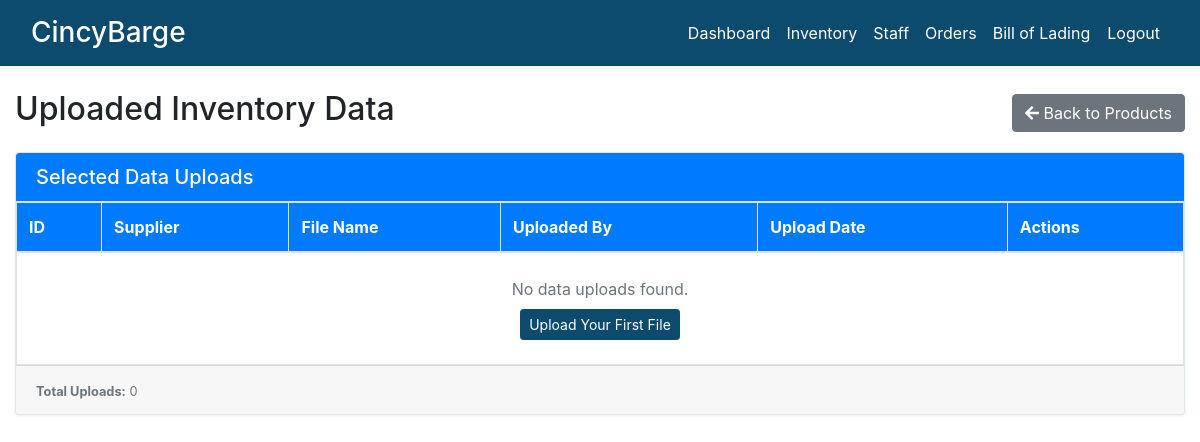
/raw-data/ (signed in), run on an earlier commit of the app's database.
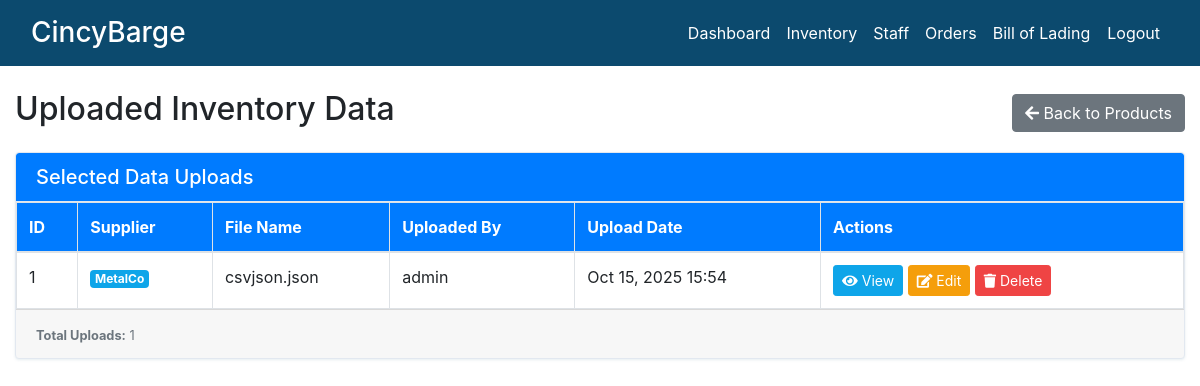
And on a later commit of the database.
### dashboard/models.py (models this page shows, shortened)
class RawProductData(models.Model):
    supplier = models.ForeignKey(
        Supplier, on_delete=models.CASCADE, related_name="raw_data"
    )
    data = models.JSONField(help_text="Unstructured product data stored as JSON")
    uploaded_at = models.DateTimeField(auto_now_add=True)
    uploaded_by = models.ForeignKey(
        User, on_delete=models.SET_NULL, null=True, blank=True
    )
    file_name = models.CharField(max_length=255, blank=True)
    class Meta:
        verbose_name_plural = "Raw Product Data"
        ordering = ["-uploaded_at"]

class Supplier(models.Model):
    name = models.CharField(max_length=100)

### dashboard/views.py (the view)
# urls.py: path("raw-data/", views.raw_data_view, name="raw-data-view"),
@login_required
def raw_data_view(request):
    raw_data_entries = RawProductData.objects.select_related(
        "supplier", "uploaded_by"
    ).all()
    context = {
        "raw_data_entries": raw_data_entries,
    }
    return render(request, "dashboard/raw_data.html", context)

### templates/dashboard/raw_data.html (shortened to what this page needs)
{% extends 'partials/base.html' %}
{% block content %}
{% include 'partials/topnav.html'%}
<div class="container-fluid">
    <div class="row my-4">
        <div class="col-12">
            <div class="d-flex justify-content-between align-items-center mb-3">
                <h2>Uploaded Inventory Data</h2>
                <a href="{% url 'dashboard-product' %}" class="btn btn-secondary">
                    <i class="fas fa-arrow-left"></i> Back to Products
                </a>
            </div>
            <div class="card">
                <div class="card-header bg-primary text-white">
                    <h5 class="mb-0">Selected Data Uploads</h5>
                </div>
                <div class="card-body p-0">
                    <div class="table-responsive">
                        <table class="table table-bordered table-hover bg-white mb-0">
                            <thead class="bg-primary text-white">
                                <tr>
                                    <th scope="col">ID</th>
                                    <th scope="col">Supplier</th>
                                    <th scope="col">File Name</th>
                                    <th scope="col">Uploaded By</th>
                                    <th scope="col">Upload Date</th>
                                    <th scope="col">Actions</th>
                                </tr>
                            </thead>
                            <tbody>
                                {% for entry in raw_data_entries %}
                                <tr>
                                    <td>{{ entry.id }}</td>
                                    <td>
                                        <span class="badge badge-info">{{ entry.supplier.name }}</span>
                                    </td>
                                    <td>{{ entry.file_name }}</td>
                                    <td>
                                        {% if entry.uploaded_by %}
                                            {{ entry.uploaded_by.username }}
                                        {% else %}
                                            <span class="text-muted">N/A</span>
                                        {% endif %}
                                    </td>
                                    <td>{{ entry.uploaded_at|date:"M d, Y H:i" }}</td>
                                    <td>
                                        <a href="{% url 'raw-data-detail' entry.id %}" class="btn btn-sm btn-info" title="View Details">
                                            <i class="fas fa-eye"></i> View
                                        </a>
                                        <a href="{% url 'raw-data-edit' entry.id %}" class="btn btn-sm btn-warning" title="Edit Data">
                                            <i class="fas fa-edit"></i> Edit
                                        </a>
                                        <button type="button"
                                                class="btn btn-sm btn-danger"
                                                data-toggle="modal"
                                                data-target="#deleteModal{{ entry.id }}"
                                                title="Delete">
                                            <i class="fas fa-trash"></i> Delete
                                        </button>
                                    </td>
                                </tr>
                                {% empty %}
                                <tr>
                                    <td colspan="6" class="text-center py-4">
                                        <p class="text-muted mb-0">No data uploads found.</p>
                                        <a href="{% url 'dashboard-product' %}" class="btn btn-sm btn-primary mt-2">
                                            Upload Your First File
                                        </a>
                                    </td>
                                </tr>
                                {% endfor %}
                            </tbody>
                        </table>
                    </div>
                </div>
                <div class="card-footer">
                    <small class="text-muted">
                        <strong>Total Uploads:</strong> {{ raw_data_entries|length }}
                    </small>
                </div>
            </div>
        </div>
    </div>
</div>
{% endblock %}

### templates/partials/base.html (shortened to what this page needs)
{% load static %}
<!doctype html>
<html lang="en">
<head>
    <link rel="stylesheet" href="https://cdn.jsdelivr.net/npm/bootstrap@4.6.0/dist/css/bootstrap.min.css"
>
    <link rel="stylesheet" href="https://use.fontawesome.com/releases/v5.15.2/css/all.css"
>
    <link rel="stylesheet" href="{% static '/style.css' %}">
</head>
<body>
    {% include 'partials/nav.html' %}
    {% block content %}
    {% endblock %}
</body>
</html>

### templates/partials/nav.html (shortened to what this page needs)
<nav class="navbar navbar-expand-lg navbar-info bg-info">
    <div class="container-fluid">
        <span class="navbar-text text-white fw-bold ps-3 h3 d-flex align-items-center mb-0">
            CincyBarge
        </span>
        <div class="collapse navbar-collapse justify-content-end" id="navbarSupportedContent">
            <ul class="navbar-nav align-items-center">
                <li class="nav-item">
                    <a class="nav-link text-white" href="{% url 'dashboard-index' %}">Dashboard</a>
                </li>
                <li class="nav-item">
                    <a class="nav-link text-white" href="{% url 'dashboard-product' %}">Inventory</a>
                </li>
                <li class="nav-item">
                    <a class="nav-link text-white" href="{% url 'dashboard-staff' %}">Staff</a>
                </li>
                <li class="nav-item">
                    <a class="nav-link text-white" href="{% url 'dashboard-order' %}">Orders</a>
                </li>
                <li class="nav-item">
                    <a class="nav-link text-white" href="{% url 'dashboard-bol' %}">Bill of Lading</a>
                </li>
                {% if user.is_authenticated %}
                    <li class="nav-item">
                        <form method="POST" action="{% url 'user-logout' %}">
                            <button type="submit" class="btn btn-link nav-link text-white" style="text-decoration: none;">
                                Logout
                            </button>
                        </form>
                    </li>
                {% endif %}
            </ul>
        </div>
    </div>
</nav>

### templates/partials/topnav.html (shortened to what this page needs)
<!DOCTYPE html>
<html lang="en">
<head>
    <link rel="stylesheet" href="https://stackpath.bootstrapcdn.com/bootstrap/4.5.2/css/bootstrap.min.css" />
    <link rel="stylesheet" href="https://cdnjs.cloudflare.com/ajax/libs/font-awesome/5.15.4/css/all.min.css" />
</head>
<body>
<div class="container-fluid">
    <div class="row">
</body>
</html>

### static/style.css (style rules this page uses)
:root { --color-primary: #0C4A6E; --color-secondary: #0EA5E9; --color-accent: #38BDF8; --color-background: #F0F9FF; --color-surface: #FFFFFF; --color-text-primary: #0F172A; --color-text-secondary: #475569; --color-success: #22C55E; --color-warning: #F59E0B; --color-error: #EF4444; --color-primary-hover: #083344; --color-secondary-hover: #0284c7; }
body { background: #F0F9FF; color: #0F172A; }
.bg-info, .navbar.bg-info, .navbar-info.bg-info, .card-header.bg-info, .badge.bg-info, .alert.alert-info { background-color: #0EA5E9 !important; }
.badge-info, .badge.bg-info, .badge.badge-info { background-color: #0EA5E9 !important; color: #FFFFFF !important; }
.bg-primary { background-color: #0C4A6E !important; }
.card { border-color: #E2E8F0 !important; box-shadow: 0 1px 3px rgba(12, 74, 110, 0.1) !important; }
.card-header { background-color: #FFFFFF !important; border-bottom-color: #E2E8F0 !important; color: #0F172A !important; }
a { color: #0EA5E9 !important; text-decoration: none; }
a.btn { color: #FFFFFF !important; }
.btn-info, a.btn-info { background-color: #0EA5E9 !important; border-color: #0EA5E9 !important; color: #FFFFFF !important; }
.btn-danger, a.btn-danger { background-color: #EF4444 !important; border-color: #EF4444 !important; color: #FFFFFF !important; }
.btn-warning, a.btn-warning { background-color: #F59E0B !important; border-color: #F59E0B !important; color: #FFFFFF !important; }
.navbar, .navbar.bg-info, .navbar-info { background-color: #0C4A6E !important; }
.navbar.navbar-info { background-color: #0C4A6E !important; }
.nav-link { color: #FFFFFF !important; }

### templates/partials/topnav.html (style rules this page uses)
body { overflow-x: hidden; }
.card { word-wrap: break-word; overflow-x: auto; }

What changed in the data, as far as the page shows it:
added RawProductData: id "1", supplier.name "MetalCo", file_name "csvjson.json", uploaded_by.username "admin", uploaded_at "Oct 15, 2025 15:54"
Also different on the page:
{{ raw_data_entries|length }}: "0" → "1"
text no longer shown: "No data uploads found. Upload Your First File"
